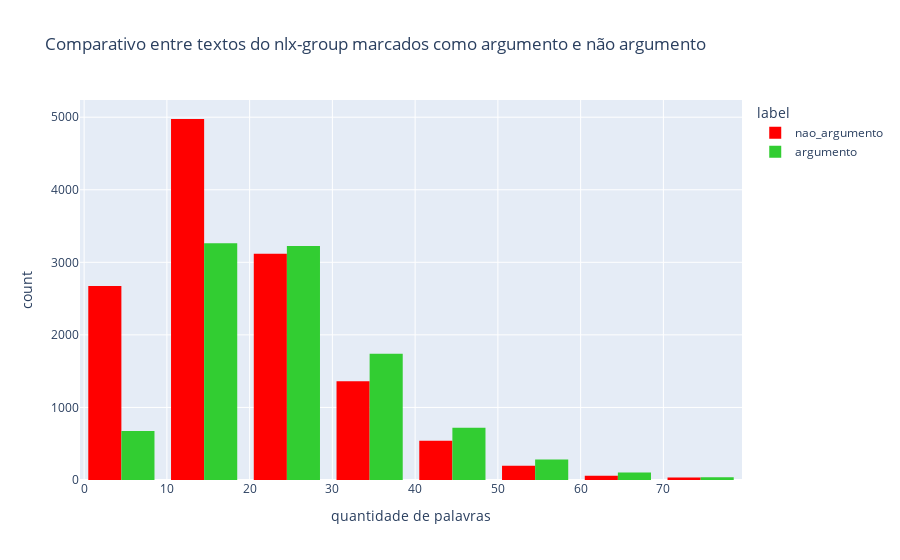

The notebook cell saved with this chart:
### Code cell
fig = px.histogram(nlx_group_df, x='len_text', color="label", labels={"len_text": "quantidade de palavras"}, color_discrete_sequence=["red", "limegreen"], nbins=10, barmode='group', title="Comparativo entre textos do nlx-group marcados como argumento e não argumento")

fig.update_xaxes(
    showgrid=True,
    dtick = 10
)
fig.show()

### Figure 1 — Plotly figure (JSON) as saved in the notebook; plotly's stock layout.template omitted (floating-point values rounded to 4 significant figures; data arrays with more than 128 entries replaced by an {"elided": "..."} marker saying what was removed)
{"data": [{"alignmentgroup": "True", "bingroup": "x", "hovertemplate": "label=nao_argumento<br>quantidade de palavras=%{x}<br>count=%{y}<extra></extra>", "legendgroup": "nao_argumento", "marker": {"color": "red"}, "name": "nao_argumento", "nbinsx": 10, "offsetgroup": "nao_argumento", "orientation": "v", "showlegend": true, "type": "histogram", "x": {"elided": "12956 int values"}, "xaxis": "x", "yaxis": "y"}, {"alignmentgroup": "True", "bingroup": "x", "hovertemplate": "label=argumento<br>quantidade de palavras=%{x}<br>count=%{y}<extra></extra>", "legendgroup": "argumento", "marker": {"color": "limegreen"}, "name": "argumento", "nbinsx": 10, "offsetgroup": "argumento", "orientation": "v", "showlegend": true, "type": "histogram", "x": {"elided": "10042 int values"}, "xaxis": "x", "yaxis": "y"}], "layout": {"barmode": "group", "legend": {"title": {"text": "label"}, "tracegroupgap": 0}, "title": {"text": "Comparativo entre textos do nlx-group marcados como argumento e não argumento"}, "xaxis": {"anchor": "y", "domain": [0, 1], "dtick": 10, "showgrid": true, "title": {"text": "quantidade de palavras"}}, "yaxis": {"anchor": "x", "domain": [0, 1], "title": {"text": "count"}}}}
